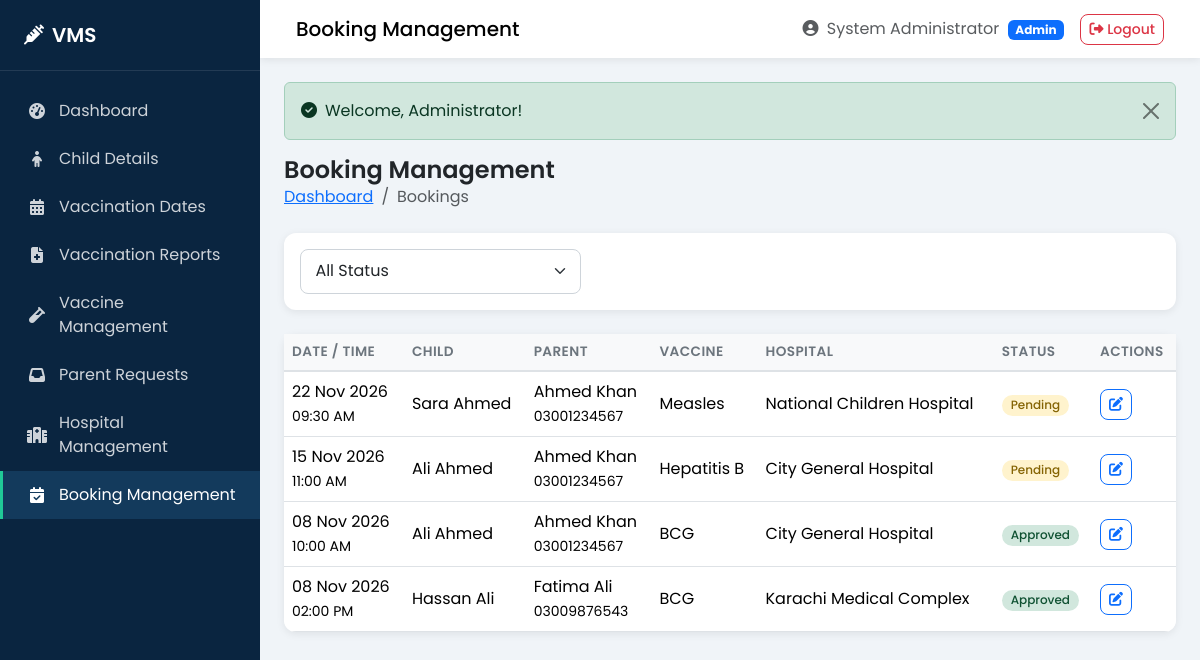
Screenshot of /admin/bookings.php (signed in) with the database file from the repository.
### tables this page shows
CREATE TABLE `appointments` (
  `id` int(11) NOT NULL AUTO_INCREMENT,
  `parent_id` int(11) NOT NULL,
  `child_id` int(11) NOT NULL,
  `hospital_id` int(11) NOT NULL,
  `vaccine_id` int(11) NOT NULL,
  `appointment_date` date NOT NULL,
  `appointment_time` time NOT NULL,
  `status` enum('pending','approved','rejected','completed','cancelled') NOT NULL DEFAULT 'pending',
  `notes` text DEFAULT NULL,
  `admin_notes` text DEFAULT NULL,
  `created_at` timestamp NOT NULL DEFAULT CURRENT_TIMESTAMP,
  `updated_at` timestamp NOT NULL DEFAULT CURRENT_TIMESTAMP ON UPDATE CURRENT_TIMESTAMP,
  PRIMARY KEY (`id`),
  KEY `parent_id` (`parent_id`),
  KEY `child_id` (`child_id`),
  KEY `hospital_id` (`hospital_id`),
  KEY `vaccine_id` (`vaccine_id`),
  KEY `idx_appointment_date` (`appointment_date`),
  KEY `idx_status` (`status`),
  CONSTRAINT `appointments_ibfk_1` FOREIGN KEY (`parent_id`) REFERENCES `parents` (`id`) ON DELETE CASCADE ON UPDATE CASCADE,
  CONSTRAINT `appointments_ibfk_2` FOREIGN KEY (`child_id`) REFERENCES `children` (`id`) ON DELETE CASCADE ON UPDATE CASCADE,
  CONSTRAINT `appointments_ibfk_3` FOREIGN KEY (`hospital_id`) REFERENCES `hospitals` (`id`) ON DELETE CASCADE ON UPDATE CASCADE,
  CONSTRAINT `appointments_ibfk_4` FOREIGN KEY (`vaccine_id`) REFERENCES `vaccines` (`id`) ON DELETE CASCADE ON UPDATE CASCADE
);

CREATE TABLE `children` (
  `id` int(11) NOT NULL AUTO_INCREMENT,
  `parent_id` int(11) NOT NULL,
  `full_name` varchar(100) NOT NULL,
  `date_of_birth` date NOT NULL,
  `gender` enum('male','female','other') NOT NULL,
  `blood_group` varchar(5) DEFAULT NULL,
  `cnic` varchar(15) DEFAULT NULL,
  `birth_certificate_no` varchar(50) DEFAULT NULL,
  `status` enum('active','inactive') NOT NULL DEFAULT 'active',
  `created_at` timestamp NOT NULL DEFAULT CURRENT_TIMESTAMP,
  `updated_at` timestamp NOT NULL DEFAULT CURRENT_TIMESTAMP ON UPDATE CURRENT_TIMESTAMP,
  PRIMARY KEY (`id`),
  KEY `parent_id` (`parent_id`),
  CONSTRAINT `children_ibfk_1` FOREIGN KEY (`parent_id`) REFERENCES `parents` (`id`) ON DELETE CASCADE ON UPDATE CASCADE
);

CREATE TABLE `parents` (
  `id` int(11) NOT NULL AUTO_INCREMENT,
  `full_name` varchar(100) NOT NULL,
  `email` varchar(100) NOT NULL,
  `phone` varchar(15) NOT NULL,
  `cnic` varchar(15) DEFAULT NULL,
  `password` varchar(255) NOT NULL,
  `address` text DEFAULT NULL,
  `city` varchar(50) DEFAULT NULL,
  `status` enum('active','inactive') NOT NULL DEFAULT 'active',
  `reset_token` varchar(100) DEFAULT NULL,
  `reset_expires` datetime DEFAULT NULL,
  `created_at` timestamp NOT NULL DEFAULT CURRENT_TIMESTAMP,
  `updated_at` timestamp NOT NULL DEFAULT CURRENT_TIMESTAMP ON UPDATE CURRENT_TIMESTAMP,
  PRIMARY KEY (`id`),
  UNIQUE KEY `email` (`email`),
  UNIQUE KEY `cnic` (`cnic`)
);

CREATE TABLE `vaccines` (
  `id` int(11) NOT NULL AUTO_INCREMENT,
  `name` varchar(100) NOT NULL,
  `description` text DEFAULT NULL,
  `recommended_age` varchar(50) DEFAULT NULL,
  `doses_required` int(11) NOT NULL DEFAULT 1,
  `interval_days` int(11) DEFAULT 0,
  `availability` enum('available','unavailable') NOT NULL DEFAULT 'available',
  `status` enum('active','inactive') NOT NULL DEFAULT 'active',
  `created_at` timestamp NOT NULL DEFAULT CURRENT_TIMESTAMP,
  `updated_at` timestamp NOT NULL DEFAULT CURRENT_TIMESTAMP ON UPDATE CURRENT_TIMESTAMP,
  PRIMARY KEY (`id`)
);

CREATE TABLE `hospitals` (
  `id` int(11) NOT NULL AUTO_INCREMENT,
  `hospital_name` varchar(150) NOT NULL,
  `email` varchar(100) NOT NULL,
  `phone` varchar(15) NOT NULL,
  `address` text NOT NULL,
  `city` varchar(50) NOT NULL,
  `password` varchar(255) NOT NULL,
  `status` enum('active','inactive','pending') NOT NULL DEFAULT 'pending',
  `created_at` timestamp NOT NULL DEFAULT CURRENT_TIMESTAMP,
  `updated_at` timestamp NOT NULL DEFAULT CURRENT_TIMESTAMP ON UPDATE CURRENT_TIMESTAMP,
  PRIMARY KEY (`id`),
  UNIQUE KEY `email` (`email`)
);

### config/config.php (called while the page is built, shortened)
<?php
function url($path = '') {
    return BASE_URL . '/' . ltrim($path, '/');
}
function e($string) {
    return htmlspecialchars($string ?? '', ENT_QUOTES, 'UTF-8');
}

### admin/bookings.php (the view, shortened to what this page needs)
<?php
require_once __DIR__ . '/../config/db.php';
$where = "1=1";
$sql = "SELECT a.*, c.full_name AS child_name, p.full_name AS parent_name, p.phone AS parent_phone,
               v.name AS vaccine_name, h.hospital_name
        FROM appointments a
        JOIN children c ON a.child_id = c.id
        JOIN parents p ON a.parent_id = p.id
        JOIN vaccines v ON a.vaccine_id = v.id
        JOIN hospitals h ON a.hospital_id = h.id
        WHERE $where
        ORDER BY a.appointment_date DESC, a.created_at DESC";
$stmt = mysqli_prepare($conn, $sql);
mysqli_stmt_execute($stmt);
$result = mysqli_stmt_get_result($stmt);
$bookings = [];
while ($r = mysqli_fetch_assoc($result)) $bookings[] = $r;
include __DIR__ . '/../includes/header.php';
?>
<div class="page-header">
    <div>
        <h1>Booking Management</h1>
        <nav aria-label="breadcrumb">
            <ol class="breadcrumb">
                <li class="breadcrumb-item"><a href="<?php echo url('admin/dashboard.php'); ?>">Dashboard</a></li>
                <li class="breadcrumb-item active">Bookings</li>
            </ol>
        </nav>
    </div>
</div>
<div class="card mb-4">
    <div class="card-body">
        <form method="GET" class="row g-2">
            <div class="col-md-4">
                <select name="status" class="form-select" onchange="this.form.submit()">
                    <option value="">All Status</option>
                </select>
            </div>
        </form>
    </div>
</div>
<div class="card">
    <div class="table-responsive">
        <table class="table table-hover mb-0">
            <thead>
                <tr>
                    <th>Date / Time</th>
                    <th>Child</th>
                    <th>Parent</th>
                    <th>Vaccine</th>
                    <th>Hospital</th>
                    <th>Status</th>
                    <th>Actions</th>
                </tr>
            </thead>
            <tbody>
                <?php if (empty($bookings)): ?>
                    <tr><td colspan="7" class="text-center text-muted py-4">No bookings found</td></tr>
                <?php else: foreach ($bookings as $b): ?>
                    <tr>
                        <td><?php echo date('d M Y', strtotime($b['appointment_date'])); ?><br><small><?php echo date('h:i A', strtotime($b['appointment_time'])); ?></small></td>
                        <td><?php echo e($b['child_name']); ?></td>
                        <td><?php echo e($b['parent_name']); ?><br><small><?php echo e($b['parent_phone']); ?></small></td>
                        <td><?php echo e($b['vaccine_name']); ?></td>
                        <td><?php echo e($b['hospital_name']); ?></td>
                        <td><span class="badge badge-status badge-<?php echo e($b['status']); ?>"><?php echo ucfirst(e($b['status'])); ?></span></td>
                        <td>
                            <button class="btn btn-sm btn-outline-primary" data-bs-toggle="modal" data-bs-target="#statusModal"
                                onclick="setBooking(<?php echo $b['id']; ?>, '<?php echo e($b['status']); ?>', '<?php echo e(addslashes($b['admin_notes'] ?? '')); ?>')">
                                <i class="fas fa-edit"></i>
                            </button>
                        </td>
                    </tr>
                <?php endforeach; endif; ?>
            </tbody>
        </table>
    </div>
</div>
<?php include __DIR__ . '/../includes/footer.php'; ?>

### assets/css/style.css (style rules this page uses)
:root { --primary: #0d6efd; --primary-dark: #0a58ca; --teal: #20c997; --teal-dark: #199d76; --green: #198754; --danger: #dc3545; --warning: #ffc107; --dark: #212529; --gray: #6c757d; --light: #f8f9fa; --sidebar-width: 260px; --sidebar-bg: #0a2540; --sidebar-hover: #133a5c; --card-shadow: 0 0.125rem 0.5rem rgba(0,0,0,0.08); --card-shadow-hover: 0 0.5rem 1.5rem rgba(0,0,0,0.12); }
* { box-sizing: border-box; }
body { font-family: 'Poppins', sans-serif; background-color: #f0f4f8; color: var(--dark); margin: 0; min-height: 100vh; }
.card { border: none; border-radius: 0.75rem; box-shadow: var(--card-shadow); }
.table { margin-bottom: 0; }
.table thead th { background: #f8f9fa; font-weight: 600; font-size: 0.85rem; text-transform: uppercase; letter-spacing: 0.03em; color: var(--gray); border-bottom: 2px solid #dee2e6; white-space: nowrap; }
.table td { vertical-align: middle; }
.table-responsive { border-radius: 0 0 0.75rem 0.75rem; }
.badge-status { padding: 0.35em 0.75em; border-radius: 50rem; font-weight: 500; font-size: 0.75rem; }
.badge-pending { background: #fff3cd; color: #856404; }
.badge-approved { background: #d1e7dd; color: #0f5132; }
.btn { border-radius: 0.5rem; font-weight: 500; }
.form-control, .form-select { border-radius: 0.5rem; border: 1px solid #ced4da; padding: 0.6rem 0.9rem; }
.page-header { display: flex; flex-wrap: wrap; justify-content: space-between; align-items: center; margin-bottom: 1.5rem; gap: 1rem; }
.page-header h1 { font-size: 1.5rem; font-weight: 600; margin: 0; }
.breadcrumb { margin-bottom: 0; background: transparent; padding: 0; }

### rows the page displays
appointments: appointment_date "22 Nov 2026", appointment_time "09:30 AM", child.full_name "Sara Ahmed", parent.full_name "Ahmed Khan", parent.phone "03001234567", vaccine.name "Measles", hospital.hospital_name "National Children Hospital", status "Pending"
appointments: appointment_date "15 Nov 2026", appointment_time "11:00 AM", child.full_name "Ali Ahmed", parent.full_name "Ahmed Khan", parent.phone "03001234567", vaccine.name "Hepatitis B", hospital.hospital_name "City General Hospital", status "Pending"
appointments: appointment_date "08 Nov 2026", appointment_time "10:00 AM", child.full_name "Ali Ahmed", parent.full_name "Ahmed Khan", parent.phone "03001234567", vaccine.name "BCG", hospital.hospital_name "City General Hospital", status "Approved"
appointments: appointment_date "08 Nov 2026", appointment_time "02:00 PM", child.full_name "Hassan Ali", parent.full_name "Fatima Ali", parent.phone "03009876543", vaccine.name "BCG", hospital.hospital_name "Karachi Medical Complex", status "Approved"

### other values shown
$page_title "Booking Management"
$_SESSION['user_name'] "System Administrator"
$_SESSION['role'] "Admin"
$success "Welcome, Administrator!"
